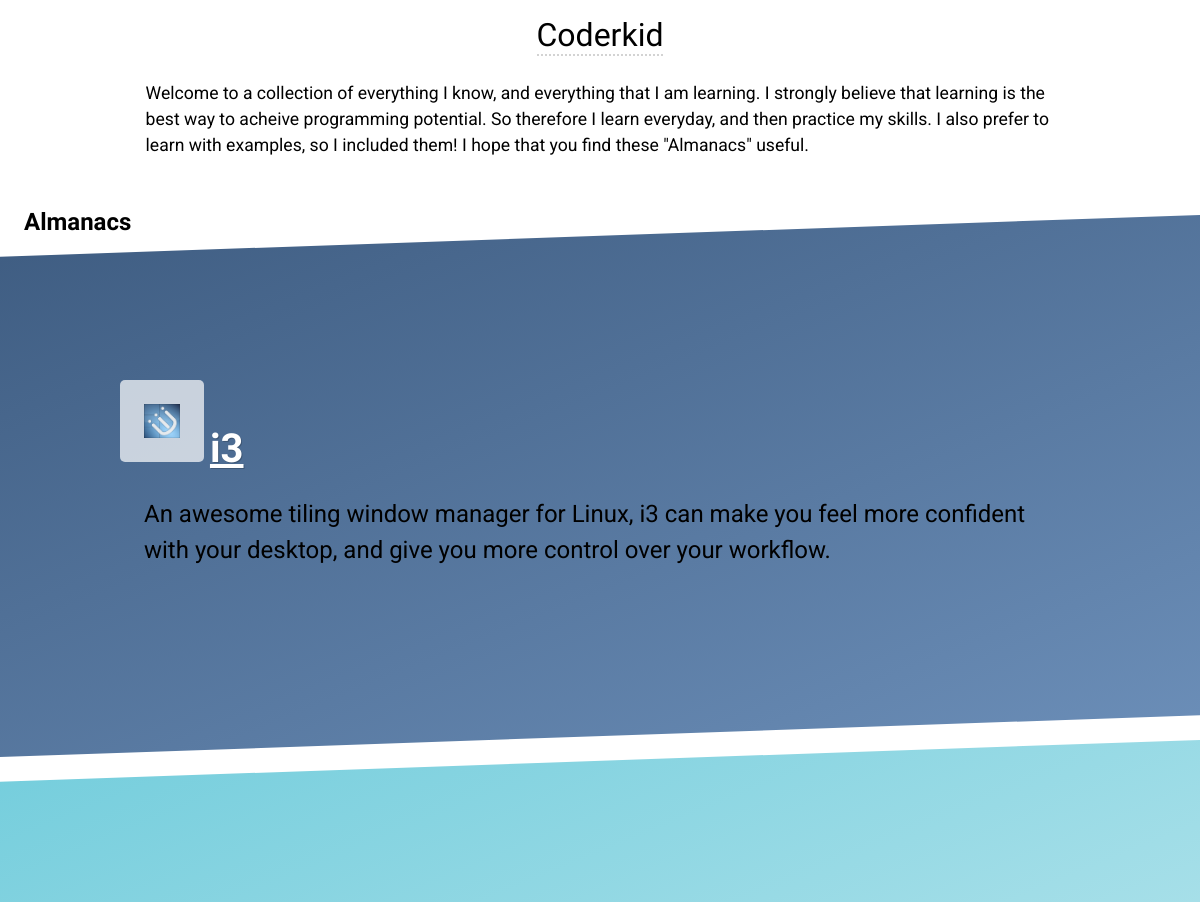
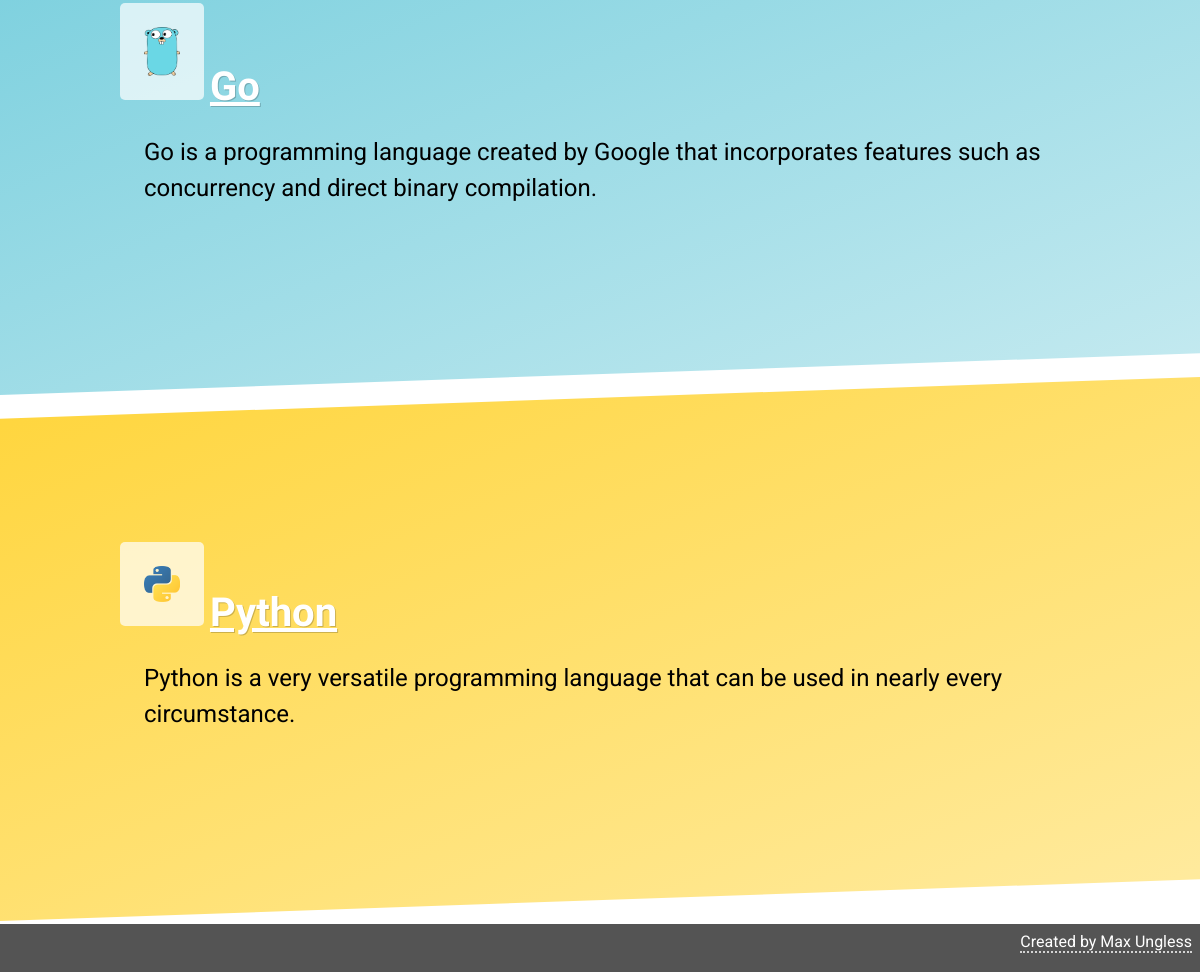
The page / on the database its author committed (2 pictures, top to bottom).
### almanac/models.py (models this page shows, shortened)
class Almanac(models.Model):
    title = models.CharField(max_length=40, unique=True)
    description = models.TextField(max_length=500)
    created = models.DateField(default=timezone.now)
    slug = models.SlugField(editable=False)
    is_published = models.BooleanField(default=False)
    def get_absolute_url(self):
        return reverse("almanac", kwargs={"slug": self.slug})

### almanac/views.py (the view)
# urls.py: url(r'^$', views.IndexView.as_view(), name="index"),
class IndexView(generic.ListView):
    template_name = "almanac/index.html"
    context_object_name = "almanacs"
    queryset = models.Almanac.objects.filter(is_published=True).order_by("-created")
    def get_context_data(self, *args, **kwargs):
        context = super(IndexView, self).get_context_data(**kwargs)
        margin = datetime.timedelta(days=7)
        new = []
        for almanac in self.queryset:
            if datetime.datetime.today().date() - margin <= almanac.created + margin:
                new.append(almanac.slug)
        context["new"] = new
        return context

### templates/almanac/index.html (shortened to what this page needs)
{% extends "almanac/base.html" %}
{% load static %}
{% block index-header %}
    <p>Welcome to a collection of everything I know, and everything that I am learning. I strongly believe that learning is the best way to acheive programming potential. So therefore I learn everyday, and then practice my skills. I also prefer to learn with examples, so I included them! I hope that you find these "Almanacs" useful.</p>
{% endblock %}
{% block content %}
<section id="latest-almanacs">
    <h2>Almanacs</h2>
    <section id="almanac-displays">
        {% for almanac in almanacs %}
            <div class="almanac almanac-{{ almanac.slug }}">
                <div class="almanac-title-content">
                    <a href="{{ almanac.get_absolute_url }}">
                        <img class="almanac-logo" src="{% static 'img/' %}{{ almanac.slug }}.png" alt="{{ almanac.slug }} logo">
                        <h3>{{ almanac.title }}</h3>
                    </a>
                    <p>{{ almanac.description }}</p>
                </div>
            </div>
        {% endfor %}
    </section>
</section>
{% endblock %}

### static/css/main.css (style rules this page uses)
* { padding: 0; margin: 0; box-sizing: border-box; }
h1, h2, h3, h4, h5, h6 { padding: 0.5rem; font-family: "Kumar One", serif; }
h2 { font-size: 2rem; }
@media (min-width: 1024px) and (max-width: 1920px) { h2 { font-size: 2rem; } }
h3 { font-size: 1.2rem; }
@media (min-width: 1024px) and (max-width: 1920px) { h3 { font-size: 1.4rem; } }
p { padding: 1em; line-height: 1.5em; font-size: 1em; }
a, p, ul, ol, body { font-family: "Roboto", "Open Sans", Ubuntu, Raleway, sans-serif; }
a { color: #FE4A49; text-decoration: none; border-bottom: 2px dotted lightgray; word-wrap: break-word; }
header#index-header p { font-size: 1.1rem; }
section#latest-almanacs { overflow: hidden; margin: 0; padding: 0; }
section#latest-almanacs h2 { font-size: 1.5rem; padding: 1em 0 0 1em; }
section#latest-almanacs .almanac { transform: rotate(-2deg); background: linear-gradient(to top right, white, lightgray); margin: 0 -4em 1em -4em; padding: 4em 4em; width: calc(100vw + 8em); }
@media (min-width: 1024px) and (max-width: 1920px) { section#latest-almanacs .almanac { font-size: 1.5rem; } }
section#latest-almanacs .almanac .almanac-title-content { transform: rotate(2deg); margin: 0 auto; padding: 2em 0; width: 80vw; }
section#latest-almanacs .almanac .almanac-title-content img { transition: 0.3s all; }
section#latest-almanacs .almanac .almanac-title-content a { color: white; text-shadow: 1px 1px rgba(0, 0, 0, 0.2); border: 0; }
section#latest-almanacs .almanac .almanac-title-content a h3 { text-decoration: underline; }
section#latest-almanacs .almanac .almanac-title-content h3 { font-family: "Kumar One", serif; font-size: 2.5rem; display: inline; padding: 0 0 1em 0; }
.almanac-python { background: linear-gradient(to top left, #ffeba1, #FFD53B) !important; }
.almanac-i3 { background: linear-gradient(to top left, #6c8fb9, #3E5C81) !important; }
.almanac-go { background: linear-gradient(to top left, #c5eaf0, #73CDDC) !important; }
img.almanac-logo { width: 10em; display: inline; border-radius: 5px; padding: 1em; text-decoration: none !important; border: 0; background: rgba(255, 255, 255, 0.7); }
@media (min-width: 1024px) and (max-width: 1920px) { img.almanac-logo { width: 7vw; } }

### rows shown on the page
Almanac: shows a picture, title "i3", description "An awesome tiling window manager for Linux, i3 can make you feel more confident with your desktop, and give you more control over your workflow."
Almanac: shows a picture, title "Go", description "Go is a programming language created by Google that incorporates features such as concurrency and direct binary compilation."
Almanac: slug (picture), title "Python", description "Python is a very versatile programming language that can be used in nearly every circumstance."
